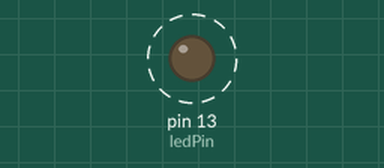
Simulated run of this sketch. Board: Arduino Uno, built with avr-gcc and run on an emulated ATmega328P. On the bench: output pins drawn as LEDs (lit = HIGH). Dashed ring = blinking. Pins used as bus, display or sensor lines are not drawn; what the sketch prints to the serial monitor is not drawn.

Above: at 6.3 s.
Timing chart, 0 to 10.9 s (numbered marks = the images above):
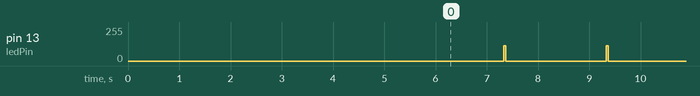

Measured:
- by itself, pin 13 (ledPin): alternates 116/255 for 0.04 s and 0/255 for 2.0 s

The sketch:

Timer1b.ino
```cpp
#include <HomeEasyTransmitter.h>
#include "Timer1Transmitter.h"
/*
* timer and interrupts
* Timer1 overflow interrupt example
* more infos: https://oscarliang.com
*/

#define ledPin 13
#define PDATA 3 //pin for data input/output
#define PCLK  0 //pin for clk  input/output

HomeEasyTransmitter easy(PDATA,0,0);

void printBinary ( byte * data , byte pos)
{
  for (byte i = 0; i < pos; ++i)
  {
    byte bt = data[i];
    for (byte b = 0; b < 8; b++)
    {
      if (bt & 0x80)
        Serial.print('1');
      else
        Serial.print('0');
      bt = bt << 1;
      if (b == 3) Serial.print(' ');
      if (b == 7) Serial.print(' ');

    }
  }
}

void printBuffer()
{
  word  i=0 ;

  while(timer1Transmitter.Buffer[i]!=0)
  {
    if ( (i%4)==0 ) {
      Serial.println();
      Serial.print(i/4);
      Serial.print(':' ) ;

    }
    Serial.print(timer1Transmitter.Buffer[i] );
    Serial.print(' ' ) ;
    i++;

  }

}
#include "hagerdomo.h"
void HagerPrint();
extern byte HagerCmd[];
void setup ()
{
  pinMode(ledPin, OUTPUT);
  digitalWrite(ledPin, LOW );
  pinMode(PDATA, OUTPUT);
  digitalWrite(PDATA, 0 );
  Serial.begin(38400);

  timer1Transmitter.SetPin(PDATA,ledPin);

  //easy.SetTransmitBuffer(timer1Transmitter.Buffer,1,0x55555555,1);

  delay(1000);

	//printBuffer();

  HagerSetPin (PDATA,ledPin );
  HagerSends1(0x01,1,1 ) ;
  printBuffer();
  HagerPrint();
  printBinary ( HagerCmd ,8 );

  delay(5000);

}


void loop()
{
//timer1Transmitter.StartTransmission(4);
//  delay(1000);
//	HagerSends(0x01,1,1 ) ;
//	 HagerPrint();
//  delay(1000);
//  HagerSends1(0x01,1,1 ) ;
//  HagerPrint();
  delay(1000);
  timer1Transmitter.StartTransmission(1);
  delay(1000);


}
```

Timer1Transmitter.cpp
```cpp
#if defined(ARDUINO) && ARDUINO >= 100
#include <stdio.h>
#include <Arduino.h>
#include <avr/pgmspace.h>
#include <timer.h>
#else
typedef unsigned char boolean;
typedef unsigned char byte;
typedef unsigned short word;
void  cli();
word    TCCR1A ;
word    TCCR1B ;
word    TCNT1    ;
word    TIMSK1  ;
word    OCR1A ;
void    sei();
#define WGM12 0
#define CS11 0
#define WGM12 0
#define OCIE1A 0

#endif

#include "Timer1Transmitter.h"


void Timer1Transmitter::SetPin(byte PDATA , byte PLED  )
{
  ptbuf = Buffer ;
  NbTransmit = 0 ;
  PinDATA    = PDATA ;
  ledPin     = PLED ;
}

void Timer1Transmitter::StopTimer1(void )
{
		//stop timer
    cli();
    TCCR1A = 0;
    TCCR1B = 0;
    TCNT1  = 0  ;
    TIMSK1 = 0 ; //disable int
    sei();
}
void Timer1Transmitter::StartTimer1(void )
{
    cli();
    // initialize timer1
    TCCR1A = 0;
    TCCR1B = 0;
    TCNT1  = 0;

    OCR1A = 100*2 ;           // compare match register
    TCCR1B |= (1 << WGM12);   // CTC mode
    TCCR1B |= (1 << CS11);    // 8  prescaler : 0.5 us
    TIMSK1 |= (1 << OCIE1A);  // enable timer compare interrupt
    sei();
}


void Timer1Transmitter::Timer1Intr(void)
{
  word time ;
  byte pin;
  time = (*ptbuf) ;
  pin = time & 1 ;
  if (pin)
  {
    digitalWrite(PinDATA, 1);
  }
  else
  {
    digitalWrite(PinDATA, 0);
  }
  time *= 2 ;       //prescaler = *.5 us
	cli();
  OCR1A = time  ;   // compare match register
  sei();
  if (ledPin) digitalWrite(ledPin, pin );

  //incremente buffer
  ptbuf = ptbuf+1;

  //si fin
  if (*ptbuf==0){
    NbTransmit--;
    if(NbTransmit==0)
		  //stop timer
      StopTimer1();
    else
    {
      //retransmit
      ptbuf = Buffer;
    }
  }

}

void Timer1Transmitter::StartTransmission(byte pNbTransmit)
{
  ptbuf = Buffer;
  digitalWrite(PinDATA, 0 );
  NbTransmit = pNbTransmit ;

  StartTimer1();

}

Timer1Transmitter  timer1Transmitter  ;

// timer compare interrupt service routine
ISR(TIMER1_COMPA_vect)
{
  timer1Transmitter.Timer1Intr();
}
void Timer1Transmitter::InitBuffer()
{
	ptbuf = Buffer;
}
void Timer1Transmitter::PutBuffer(word value)
{
	*ptbuf++ = value;
}
```

Timer1Transmitter.h
```cpp
#ifndef _TIMER1.H
#define _TIMER1.H

class Timer1Transmitter
{

  public:
  word  Buffer[256] ;
  byte  pin;
  word * ptbuf ;
  byte NbTransmit ;
  byte PinDATA ;
  byte ledPin ;

  void SetPin(byte PDATA , byte PLED = 0);
  void Timer1Intr(void );
  void StopTimer1(void );
  void StartTimer1(void );
  void StartTransmission(byte pNbTransmit) ;
	void InitBuffer();
	void PutBuffer(word value);

};
extern Timer1Transmitter timer1Transmitter ;
#endif
```

hagerdomo.cpp
```cpp
#if defined(ARDUINO) && ARDUINO >= 100
#include <stdio.h>
#include <Arduino.h>
#include <avr/pgmspace.h>
#include <timer.h>
#define DelayMicroseconds(VALUE)     delayMicroseconds(VALUE);
#else
//pc
#include "stdafx.h"
#include "deftype.h"
#include <wiringPi.h>
//map delay
#define DelayMicroseconds(VALUE)     delayMicrosecondsHard(VALUE);
#endif


#include "hagerdomo.h"

#include "Timer1Transmitter.h"


//comand
/*
byte cmdZ1eco   [] = {0x07,0x04,0xFA,0x00,0x02,0x20,0x8B,0x4E};
byte cmdZ1confor[] = {0x07,0x04,0xFA,0x00,0x02,0x20,0x88,0x51};
byte cmdZ2eco   [] = {0x07,0x04,0xFA,0x00,0x02,0x20,0x93,0x46};
byte cmdZ2confor[] = {0x07,0x04,0xFA,0x00,0x02,0x20,0x90,0x49};
byte cmdZ3eco   [] = {0x07,0x04,0xFA,0x00,0x02,0x20,0xA3,0x36};
byte cmdZ3confor[] = {0x07,0x04,0xFA,0x00,0x02,0x20,0xA0,0x39};
byte cmdZ1Hgel  [] = {0x07,0x04,0xFA,0x00,0x02,0x20,0xCC,0x0D};
byte cmdZ2Hgel  [] = {0x07,0x04,0xFA,0x00,0x02,0x20,0xD4,0x05};
byte cmdZ1config[] = {0x07,0x04,0xFA,0x00,0x02,0x05,0x01,0xF3};
byte cmdZ2config[] = {0x07,0x04,0xFA,0x00,0x02,0x05,0x02,0xF2};
byte cmdZ3config[] = {0x07,0x04,0xFA,0x00,0x02,0x05,0x04,0xF0};

byte cmdZ6eco[]    = {0x87,0x04,0xFA,0x00,0x02,0x20,0xA3,0xB6 };
byte cmdZ6confor[] = {0x87,0x04,0xFA,0x00,0x02,0x20,0xA0,0xB9 };
byte cmdZ6config[] = {0x87,0x04,0xFA,0x00,0x02,0x05,0x04,0x70 };

byte Addr2   [] = {0x07,0x04,0xF1,0x00,0x02 };
byte Addr3   [] = {0x07,0x04,0xF2,0x00,0x02 };

byte Z3eco   [] = {0x20,0xA3};
byte Z3confor[] = {0x20,0xA0};
byte Z3Hgel  [] = {0x20,0xE4};
byte Z3config[] = {0x05,0x04};

*/

//firt pulse = 1 length in dizaine de micro seconds
#if 0
const byte Header[] PROGMEM= {
#else
byte Header[] = {
#endif
21 ,	//0 : 1 / 208
22 ,	//1 : 0 / 212
21 ,	//2 : 1 / 208
22 ,	//3 : 0 / 212
21 ,	//4 : 1 / 208
22 ,	//5 : 0 / 212
21 ,	//6 : 1 / 208
22 ,	//7 : 0 / 212
21 ,	//8 : 1 / 208
22 ,	//9 : 0 / 212
21 ,	//10 : 1 / 208
22 ,	//11 : 0 / 212
21 ,	//12 : 1 / 208
22 ,	//13 : 0 / 212
21 ,	//14 : 1 / 208
22 ,	//15 : 0 / 212
21 ,	//16 : 1 / 208
22 ,	//17 : 0 / 212
21 ,	//18 : 1 / 208
22 ,	//19 : 0 / 212
21 ,	//20 : 1 / 208
22 ,	//21 : 0 / 212
21 ,	//22 : 1 / 208
22 ,	//23 : 0 / 212
21 ,	//24 : 1 / 208
21 ,	//25 : 0 / 208
22 ,	//26 : 1 / 212
21 ,	//27 : 0 / 208
22 ,	//28 : 1 / 212
21 ,	//29 : 0 / 208
22 ,	//30 : 1 / 212
21 ,	//31 : 0 / 204
63 ,	//32 : 1 / 624
63 ,	//33 : 0 / 624
21 ,	//34 : 1 / 208
22 ,	//35 : 0 / 212
63 ,	//36 : 1 / 624
63 ,	//37 : 0 / 624
21 ,	//38 : 1 / 208----21
22 ,	//39 : 0 / 212
0 ,	//40 : 1 / 208--21

};


byte Addr1   [] = {0x07,0x04,0xFA,0x00,0x02 };

byte Z1eco   [] = {0x20,0x8B};
byte Z1confor[] = {0x20,0x88};
byte Z1Hgel  [] = {0x20,0xCC};
byte Z1config[] = {0x05,0x01};

byte HagerChk ;

byte HagerCmd[8];
byte IdCmd;


byte  pData;
byte  pLedPin; //pin for data input/output

#define HAGER_DELAY 210
#define HAGER_SYNCHRO_DELAY 630

void HagerSetPin(byte tx, byte pled)
{
    pData = tx ;
    pLedPin = pled ;

}

void HagerSetPinData(byte data , word delay)
{
digitalWrite(pData, data);
DelayMicroseconds(delay)  ;
timer1Transmitter.PutBuffer(delay | data );
}
//0 to 1 transition
//send 1
void HagerSendHigh()
{
/*
digitalWrite(pData, LOW);
DelayMicroseconds(HAGER_DELAY)  ;
digitalWrite(pData, HIGH);
DelayMicroseconds(HAGER_DELAY)  ;
*/
HagerSetPinData(LOW,HAGER_DELAY);
HagerSetPinData(HIGH,HAGER_DELAY);


}
//1 to 0 transition
//send 0
void HagerSendLow()
{
/*
digitalWrite(pData, HIGH);
DelayMicroseconds(HAGER_DELAY)  ;
digitalWrite(pData, LOW);
DelayMicroseconds(HAGER_DELAY)  ;
*/
HagerSetPinData(HIGH,HAGER_DELAY);
HagerSetPinData(LOW,HAGER_DELAY);

}
//send bit
void HagerSendBit(bool bit)
{
	if (bit)
		HagerSendHigh();
	else
		HagerSendLow();
}
//send byte 8 bits
void HagerSendByte(byte  bite )
{
	HagerCmd[IdCmd++]=bite;
	HagerChk += bite;
	for (signed char i=7;i>=0;i--)
	{
		HagerSendBit ( bite & ( (byte)1 << i ) );
	}
}
//send array of byte 8 bits
void HagerSendBytes(byte  * bite , byte nb )
{
	for (byte i=0;i<nb;i++)
	{
		HagerSendByte ( *bite++ ) ;
	}
}

//send Pulse = array duration in 10 micros
void HagerSendOne(byte * Pulse  )
{
  byte i=0;
  word delay;
  if (pLedPin) digitalWrite(pLedPin, HIGH);
  while ((*Pulse) != 0x00)
  {
    if (i%2==0)
      //output = 1
      digitalWrite(pData, HIGH);
    else
      //output = 0
      digitalWrite(pData, LOW);
    delay = (*Pulse++);
    delay = delay *10 ;
    DelayMicroseconds(delay)  ;
    i++;
  }
  digitalWrite(pData, LOW);

  if (pLedPin) digitalWrite(pLedPin, LOW);
}


//cmnd = 0 : eco
//cmnd = 1 : conf
//cmnd = 2 : hors gel
//cmnd = 3 : arret
//cmnd = 4 : configuration t


void HagerSend ( byte * addr , byte cmnd )
{
  cli();
  HagerChk=0;
  IdCmd=0;
  HagerSendOne(Header );
  HagerSendBytes(addr , 5  ) ;
  if (cmnd==CMD_ECO)
		HagerSendBytes(Z1eco , 2  ) ;
  else if (cmnd==CMD_CONFOR)
		HagerSendBytes(Z1confor , 2  ) ;
  else if (cmnd==CMD_HGEL)
		HagerSendBytes(Z1Hgel , 2  ) ;
  else if (cmnd==CMD_ARRET)
		HagerSendBytes(Z1Hgel , 2  ) ;
  else if (cmnd==CMD_CONFIG)
		HagerSendBytes(Z1config , 2  ) ;

	//compute checksum
	HagerChk = ~HagerChk + 1 ;

	HagerSendByte(HagerChk);
  HagerSetPinData(LOW ,HAGER_SYNCHRO_DELAY);
  sei();

}


void HagerSends(byte id4, byte cmnd, byte NbTime)
{

  //set adresse
  Addr1[2] = 0xF0 + id4;
  for (byte i = 0; i < NbTime; i++) {
    HagerSend(Addr1, cmnd);
    delay(10);
  }
}


//16 bit 0 synchro
byte synchro   [] = {0x00,0x00 };

//firt pulse = 1 length in dizaine de micro seconds
byte SynchroPulse[] = {
63 ,	//32 : 1 / 624
63 ,	//33 : 0 / 624
21 ,	//34 : 1 / 208
22 ,	//35 : 0 / 212
63 ,	//36 : 1 / 624
63 ,	//37 : 0 / 624
21 ,	//38 : 1 / 208----21
22 ,	//39 : 0 / 212
0 ,	//40 : 1 / 208--21

};
void HagerSend1 ( byte * addr , byte cmnd )
{
  timer1Transmitter.InitBuffer();
  cli();
  HagerSendBytes(synchro , 2  ) ;

  HagerChk=0;
  IdCmd=0;

  // synchro pulse 630 / 210 / 630 /210 us
  HagerSetPinData(HIGH,HAGER_SYNCHRO_DELAY);
  HagerSetPinData(LOW ,HAGER_SYNCHRO_DELAY);

  HagerSetPinData(HIGH,HAGER_DELAY);
  HagerSetPinData(LOW ,HAGER_DELAY);

  HagerSetPinData(HIGH,HAGER_SYNCHRO_DELAY);
  HagerSetPinData(LOW ,HAGER_SYNCHRO_DELAY);

  HagerSetPinData(HIGH,HAGER_DELAY);
  HagerSetPinData(LOW ,HAGER_DELAY);

  HagerSendBytes(addr , 5  ) ;
  if (cmnd==CMD_ECO)
		HagerSendBytes(Z1eco , 2  ) ;
  else if (cmnd==CMD_CONFOR)
		HagerSendBytes(Z1confor , 2  ) ;
  else if (cmnd==CMD_HGEL)
		HagerSendBytes(Z1Hgel , 2  ) ;
  else if (cmnd==CMD_ARRET)
		HagerSendBytes(Z1Hgel , 2  ) ;
  else if (cmnd==CMD_CONFIG)
		HagerSendBytes(Z1config , 2  ) ;

	//compute checksum
	HagerChk = ~HagerChk + 1 ;

	HagerSendByte(HagerChk);
  HagerSetPinData(LOW ,HAGER_SYNCHRO_DELAY);
  sei();
	timer1Transmitter.PutBuffer(0 );
}

void HagerSends1(byte id4, byte cmnd, byte NbTime)
{

  //set adresse
  Addr1[2] = 0xF0 + id4;
  for (byte i = 0; i < NbTime; i++) {
    HagerSend1(Addr1, cmnd);
    delay(10);
  }
}

void HagerPrint()
{
    //print
  for (byte i=0;i<8;i++)
  {
    if (i%4==0)Serial.print(' ');
    if (HagerCmd[i]<16) Serial.print('0');
    Serial.print(HagerCmd[i],HEX);
  }
  Serial.println();
}
```

hagerdomo.h
```cpp
#define CMD_ECO    0
#define CMD_CONFOR 1
#define CMD_HGEL   2
#define CMD_ARRET  3
#define CMD_CONFIG 4

extern void HagerSends(byte id4 , byte cmnd, byte NbTime) ;
void HagerSetPin (byte tx, byte pled);
void HagerSends1(byte id4, byte cmnd, byte NbTime);
```
